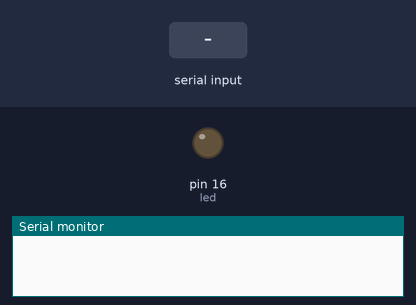
Simulated run of this sketch. Board: Arduino Uno, built with avr-gcc and run on an emulated ATmega328P. On the bench: output pins drawn as LEDs (lit = HIGH), the last lines printed to the serial monitor. Inputs (shaded band) come from the test bench.

Above: at 1.2 s.
1.3 s: "l" received over Serial
At 2.0 s:
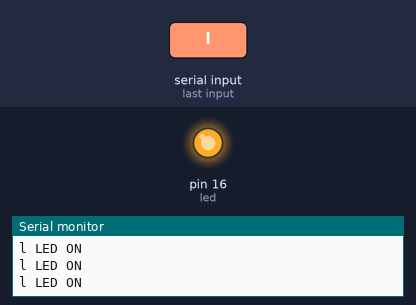
2.8 s: "d" received over Serial
At 3.6 s:
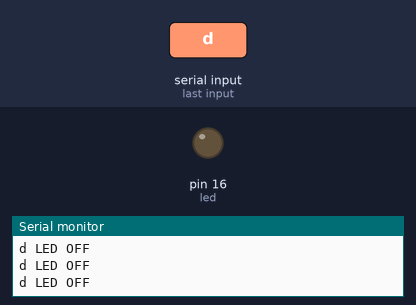
Timing chart, 0 to 5.8 s (numbered marks = the images above; inputs shaded):
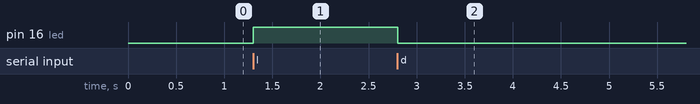

The sketch:

serial.ino
```cpp
#define led 16

char acionaLed = 0;

void setup() {

  Serial.begin(9600);

  pinMode(led, OUTPUT);

}

void loop() {

  if(Serial.available() > 0){

    acionaLed = Serial.read();
  }

  if(acionaLed == 'l'){

    digitalWrite(led, HIGH);

    Serial.print(acionaLed);

    Serial.println(" LED ON");
  }


  if(acionaLed == 'd'){

    digitalWrite(led, LOW);

    Serial.print(acionaLed);

    Serial.println(" LED OFF");
  }

}
```

Measured:
- after the input at 1.3 s, pin 16 (led): LOW → HIGH at once
- after the input at 2.8 s, pin 16 (led): HIGH → LOW at once
